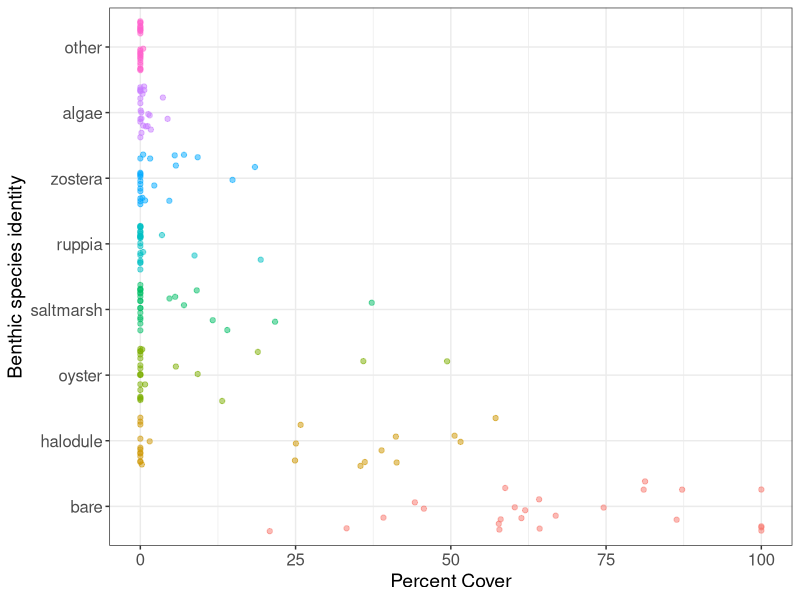
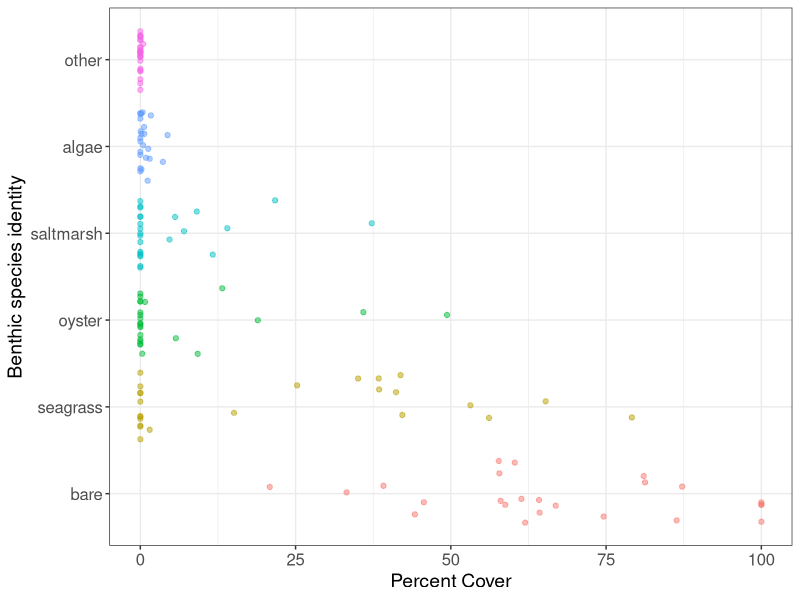
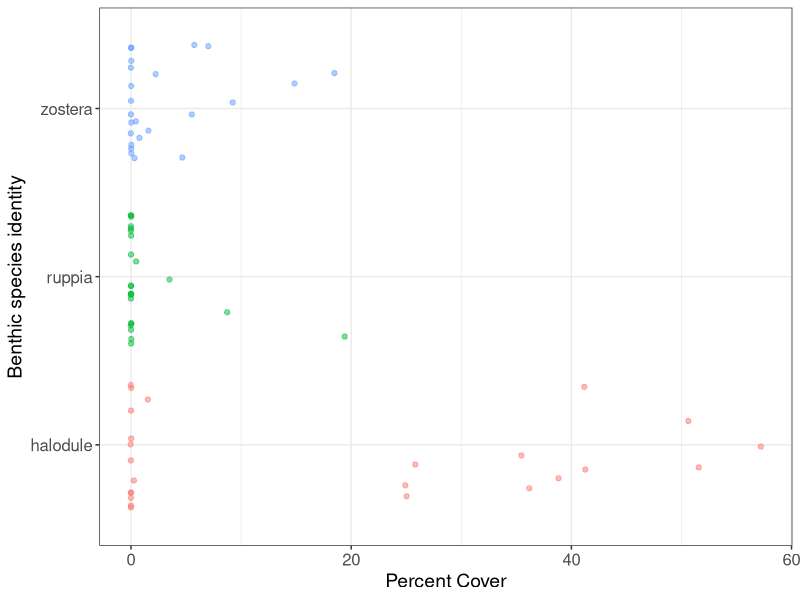
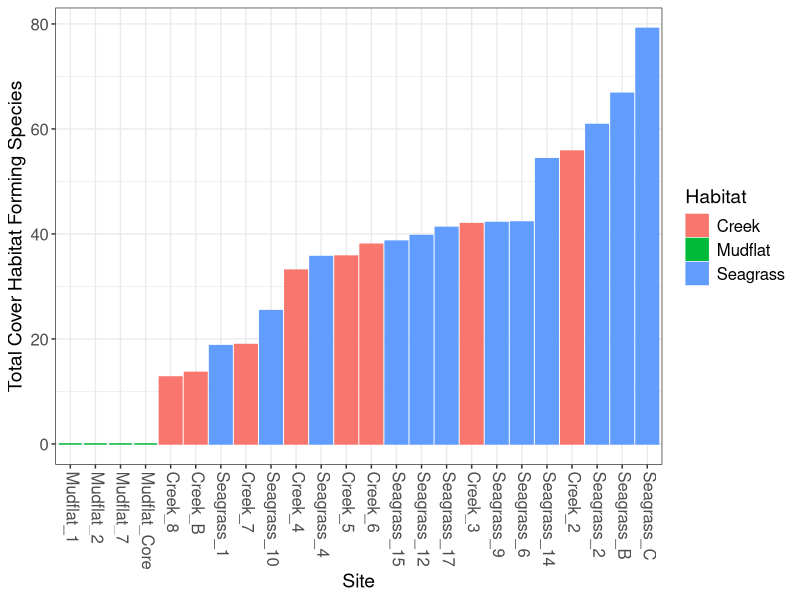
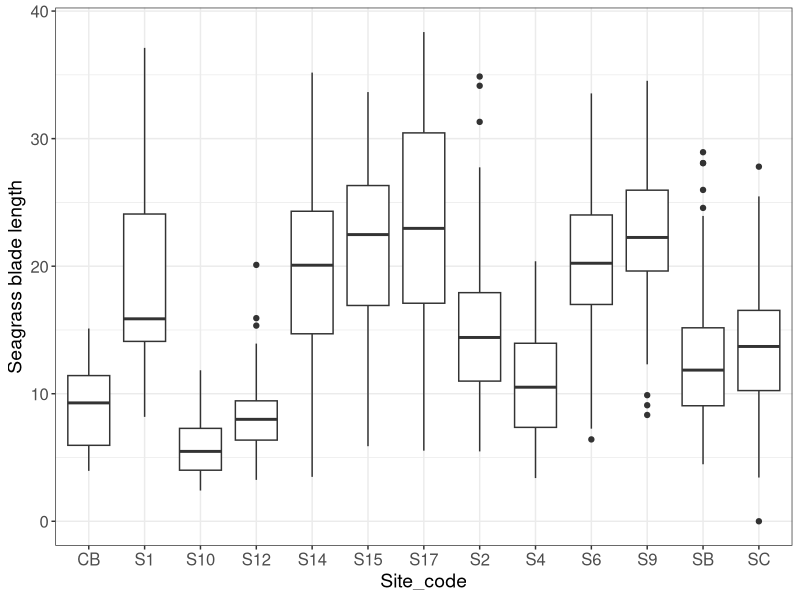

Source code (R) for these figures, in order: (Note: this script raises an error after producing the figures.)
## ---- chunk 1
#knitr::opts_chunk$set(echo = TRUE)
## ---- chunk 2
library(ggplot2)
library(dplyr)
library(tidyr)
library(vegan)
## ---- chunk 3
#rm(list = ls())
data = read.csv("data/clean_data/sound_habitat_data_2020.csv", header = TRUE)
## ---- chunk 4
# Average cover by each taxa at site level
# wide form
site_means = data %>% 
  group_by(deploy_num,site) %>%
  summarise(bare = mean(bare), halodule = mean(halodule), zostera = mean(zostera), 
            ruppia= mean(ruppia), algae = mean(algae), oyster = mean(oyster), saltmarsh = mean(saltmarsh),
            other = mean(other))

#long form
siteMean_pc = data.frame(gather(site_means, "identity", "perc_cover", -site, -deploy_num))
siteMean_pc$identity = factor(siteMean_pc$identity, levels = c("bare","halodule","oyster","saltmarsh",
                                                               "ruppia", "zostera", "algae", "other"))

ggplot(siteMean_pc, aes(x = perc_cover, y = identity, color = identity))+ theme_bw()+
  geom_point(alpha = .5, position = "jitter")+
  xlab('Percent Cover')+
  ylab('Benthic species identity')+
  theme(axis.title = element_text(size = 14), 
        axis.text = element_text(size = 12), 
        legend.position = "none")


## Benthic species community metrics
site_means$richness = apply(site_means[,c(4:10)]>0, 1, sum)
site_means$shannonD = diversity(site_means[,c(4:10)], "shannon")
site_means$evenness = site_means$shannonD/log(site_means$richness, base = 10)

## ---- chunk 5
data = data %>% mutate(seagrass= halodule+zostera+ruppia)

# wide form
site_means_comb = data %>% 
  group_by(deploy_num,site) %>%
  summarise(bare = mean(bare), seagrass = mean(seagrass), algae = mean(algae), 
            oyster = mean(oyster), saltmarsh = mean(saltmarsh), other = mean(other))

#long form
siteMean_pc_comb = data.frame(gather(site_means_comb, "identity", "perc_cover", -site, -deploy_num))
siteMean_pc_comb$identity = factor(siteMean_pc_comb$identity, 
                                   levels = c("bare","seagrass","oyster","saltmarsh","algae","other"))

ggplot(siteMean_pc_comb, aes(x = perc_cover, y = identity, color = identity))+ theme_bw()+
  geom_point(alpha = .5, position = "jitter")+
  xlab('Percent Cover')+
  ylab('Benthic species identity')+
  theme(axis.title = element_text(size = 14), 
        axis.text = element_text(size = 12), 
        legend.position = "none")

seagrass_pc = site_means[,c(1,2,4:6)]
seagrass_pc_long = data.frame(gather(seagrass_pc, "identity", "perc_cover", -site, -deploy_num))

ggplot(seagrass_pc_long, aes(x = perc_cover, y = identity, color = identity))+ theme_bw()+
  geom_point(alpha = .5, position = "jitter")+
  xlab('Percent Cover')+
  ylab('Benthic species identity')+
  theme(axis.title = element_text(size = 14), 
        axis.text = element_text(size = 12), 
        legend.position = "none")

## Benthic species community metrics
site_means_comb$richness_comb = apply(site_means_comb[,c(4:8)]>0, 1, sum)
site_means_comb$shannonD_comb = diversity(site_means[,c(4:8)], "shannon")
site_means_comb$evenness_comb = site_means$shannonD/log(site_means$richness, base = 10)

## ---- chunk 6
data = data %>% 
  mutate(total_cover = halodule+zostera+ruppia+saltmarsh+oyster+algae+other, 
         habitat = case_when(grepl("Seagrass", site) ~ "seagrass", 
                             grepl("Creek", site) ~ "creek",
                             grepl("Mudflat", site) ~ "mudflat"))

total_cover = data %>%
  group_by(deploy_num, site) %>%
  summarise(total_cover = mean(total_cover)) %>%
  mutate(Habitat = case_when(grepl("Seagrass", site) ~ "Seagrass", 
                             grepl("Creek", site) ~ "Creek",
                             grepl("Mudflat", site) ~ "Mudflat"))

ggplot(total_cover , aes(x = reorder(site, total_cover), y = total_cover, 
                         fill = Habitat, color = Habitat))+theme_bw()+
  geom_col()+ 
  theme(axis.text.x = element_text(angle = -90, hjust = 0, vjust = .3), 
        axis.title = element_text(size = 14),
        axis.text = element_text(size = 12),
        legend.text = element_text(size = 12),
        legend.title = element_text(size = 14))+
  labs(x = "Site", y = "Total Cover Habitat Forming Species")

## ---- chunk 7
seagrass = read.csv("data/raw_data/seagrass_all.csv", header = TRUE)
seagrass$id = paste(seagrass$site, seagrass$Transect, sep = "_")
seagrass_max = read.csv("data/clean_data/seagrass_max_canopy.csv", header = TRUE) #max canopy as calculated in excel

ggplot(seagrass, aes(x = Site_code, y = Length))+ theme_bw()+
  geom_boxplot()+ ylab("Seagrass blade length")+
  theme(axis.title = element_text(size = 14), 
        axis.text = element_text(size = 12))

# Calculate mean blade length by transect
seagrass_summary = seagrass %>%
  group_by(Date, site, Transect) %>%
  summarise(mean = mean(Length))

# add max blade length to df - transect
seagrass_summary$max_10 = seagrass_max$mean_10
seagrass_summary$max_25perc = seagrass_max$mean_25percent

# Seagrass mean and max canopy by site
seagrass_site = seagrass %>%
  group_by(Date, site) %>%
  summarise(avg_blade_length = mean(Length))

# Shoot density
shoot_data = data %>% 
  filter(canopy.sampled == "yes")
avg_shoot_density = shoot_data %>% 
  group_by(deploy_num, site) %>%
  summarize(avg_shoot_density = mean(shoot.density1_16m2))

### Summarize max canopy by site then add to seagrass_site
# Calculates site mean by averaging the max of each transect --> this is not how the cover is calculated
# Do I need to go back and summarize the max canopy by site more generally?
max_canopy_site = seagrass_summary %>%
  group_by(site) %>%
  summarise(max_10 = mean(max_10), max_25perc = mean(max_25perc))
seagrass_site$max_10 = max_canopy_site$max_10
seagrass_site$max_25perc = max_canopy_site$max_25perc

seagrass_all = right_join(avg_shoot_density,seagrass_site, by = "site")

## ---- chunk 8
trawl = read.csv("data/raw_data/trawl/summer_trawl_data_2019.csv", header = TRUE)

catch_data = data.frame(trawl[,c(1,3:5,7,13:17,19:67)])
spp_data = catch_data[,11:59]
spp_data[is.na(spp_data)] = 0
spp_data = spp_data[, colSums(spp_data) > 0]
catch_data = cbind(catch_data[,1:10],spp_data)

# species = data.frame(colnames(spp_data))
# write.csv(species, file = "species_list.csv")

catch_long = data.frame(gather(catch_data, "identity", "abund", -Date, -Tow_number,-Site, -Project.Site.Name, 
                               -Habitat, -Distance_m, -Distance_km_speed_duration_calc, -Depth_m, -Temp_C, -Sal_ppt))
catch_long = catch_long %>%
 mutate(std_dist = Distance_m/100, std_abund = abund/std_dist)

std_catch = data.frame(pivot_wider(catch_long,id_cols = 1:10, names_from = "identity",values_from = "std_abund"))

species_list = read.csv("data/metadata/species_list.csv", header = TRUE)

catch_long = left_join(catch_long, species_list[,c(2,4:7)], by = c("identity" = "colnames.spp_data.")) 

# calculating soniferous spp richness
# this is the value for each - likely want to follow the same method before and use the single summed values

soniferous = catch_long %>%
  filter(abund > 0)%>%
  group_by(Project.Site.Name,Tow_number, soniferous)%>%
  summarize(soniferous_S = n()) %>%
  filter(soniferous == 'Y')

# Community metrics
rep_metrics  = std_catch[,c(1:5,8:10)]
rep_metrics$total_abund = rowSums(std_catch[,11:46])
rep_metrics$richness = apply(std_catch[,c(11:46)]>0, 1, sum)
rep_metrics$shannonD = diversity(std_catch[,11:46], "shannon")
rep_metrics$evenness = rep_metrics$shannonD/log(rep_metrics$richness, base = 10)

# write.csv(rep_metrics, "rep_metrics.csv")
## Manually converted trawl replicates into rows

rep_metrics = read.csv("data/clean_data/rep_metrics.csv", header = T)

# rep_test = pivot_wider(catch_long, id_cols = 1:10,
#             names_from = c(Tow_number, identity), 
#             values_from = std_abund,
#             names_sep = "_")

# trial for summing trawls - SUCCESS!
catch_long$Depth_m = as.numeric(catch_long$Depth_m)
test_catch = catch_long %>%
  group_by(Project.Site.Name, identity) %>%
  summarise(habitat = Habitat, guild = guild, guild_secondary = guild_secondary, soniferous = soniferous, 
            depth_m_avg = mean(Depth_m), temp_avg = mean(Temp_C), sal_avg = mean(Sal_ppt),
            dist_m_sum = sum(Distance_m), abund_sum = sum(abund))

test_catch = test_catch %>%
 mutate(std_dist_sum = dist_m_sum/200, std_abund_sum = abund_sum/std_dist_sum)

test_catch = distinct(test_catch)

std_catch_sum = data.frame(pivot_wider(test_catch,id_cols = c(1,3,7:9), 
                                       names_from = "identity",values_from = "std_abund_sum"))
# need to follow columns here
# Community metrics summed
trawl_metrics = std_catch_sum[,c(1:5)]
trawl_metrics$total_abund_sum = rowSums(std_catch_sum[,6:41])
trawl_metrics$comm_richness_sum = apply(std_catch_sum[,c(6:41)]>0, 1, sum)
trawl_metrics$comm_shannonD_sum = diversity(std_catch_sum[,6:41], "shannon")
trawl_metrics$comm_evenness_sum = trawl_metrics$comm_shannonD_sum/log(trawl_metrics$comm_richness_sum, base = 10)

guild_abund = test_catch %>%
  group_by(Project.Site.Name,guild) %>%
  summarise(guild_abund = mean(std_abund_sum))

guild_abund = pivot_wider(guild_abund, id_cols = 1, names_from = "guild", values_from = "guild_abund")

trawl_metrics = left_join(trawl_metrics, guild_abund, by = "Project.Site.Name")

guild2_abund = test_catch %>%
  group_by(Project.Site.Name,guild_secondary) %>%
  summarise(guild2_abund = mean(std_abund_sum))

guild2_abund = pivot_wider(guild2_abund, id_cols = 1, names_from = "guild_secondary", values_from = "guild2_abund")
trawl_metrics = left_join(trawl_metrics, guild2_abund, by = "Project.Site.Name")

trawl_metrics = left_join(trawl_metrics, rep_metrics[,c(4,6:19)], by = "Project.Site.Name")

## ---- chunk 9
# need to add site names to this dataframe, they are not in the same order as the habitat variables
spl_pmHT = as.data.frame(read.csv("data/clean_data/avg_pmHT_spl.csv", header = TRUE))
spl_pmHT_dB = cbind(spl_pmHT$site, 10*log10(spl_pmHT[,2:5]))

## ---- chunk 10
ecometrics = site_means
ecometrics$seagrass_comb = site_means_comb$seagrass
ecometrics$richness_comb = site_means_comb$richness_comb
ecometrics$shannonD_comb = site_means_comb$shannonD_comb
ecometrics$evenness_comb = site_means_comb$evenness_comb
ecometrics$totalcover = total_cover$total_cover
ecometrics = left_join(ecometrics, seagrass_all, by =  "site")
ecometrics = subset(ecometrics, select = -c(deploy_num.y,Date))

#create matching habitat variable to join habitat and trawl data
ecometrics$site_code = c("C7","MF2","SG10","SG12","C2","MF1","SG2","SG4","CB","MA","SB","SC","C8","MF7","SG6","SG9",
                         "C4","C5","S14","S15","C3","C6","SG1","SG17") 
ecometrics = left_join(ecometrics, trawl_metrics, by = c("site_code"="Project.Site.Name"))

ecometrics = left_join(ecometrics, spl_pmHT_dB, by = c("site_code" = "spl_pmHT$site"))

# save ecometrics dataframe as csv
write.csv(ecometrics, "data/clean_data/ecometrics.csv")

